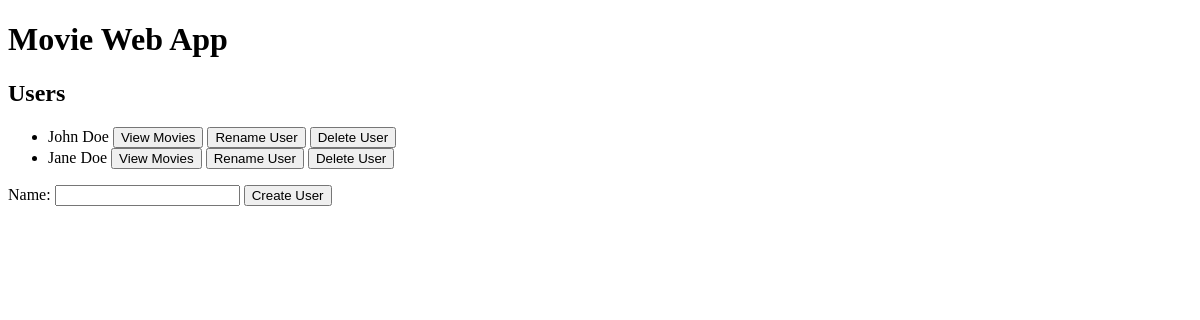
Before: / with the older database file.
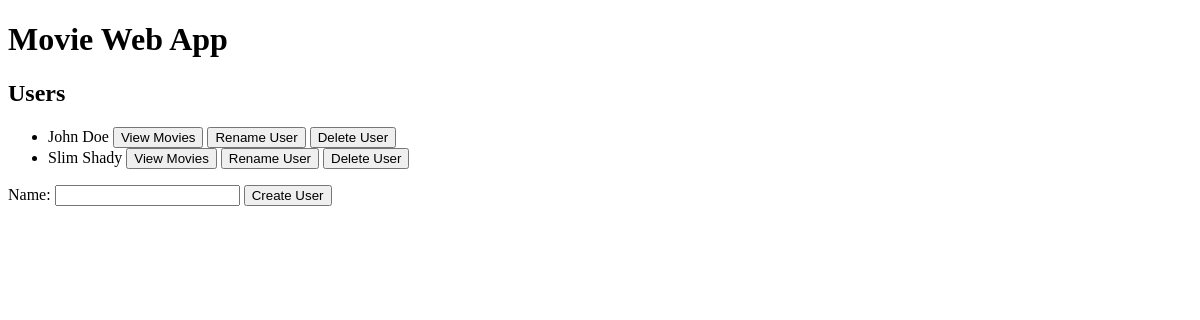
After: the same page with the newer database file.
### models.py (models this page shows)
class User(db.Model):
    __tablename__ = 'users'
    id = db.Column(db.Integer, primary_key=True, autoincrement=True)
    name = db.Column(db.String(99), nullable=False)
    movies = db.relationship('Movie', secondary=user_movies, backref='users',
                             cascade='save-update', passive_deletes=True)

### app.py (the view)
@app.route('/')
def index():
    users = data_manager.get_users()
    return render_template('index.html', users=users)

### data_manager.py (called while the page is built)
    def get_users(self):
        list_of_users = db.session.query(User).all()
        return list_of_users

### templates/index.html (shortened to what this page needs)
{% extends 'base.html' %}
{% block content %}
<h2>Users</h2>
<ul class="user-list">
    {% for user in users %}
    <li class="user-entry">
        {{ user.name }}
        <form method="get"
              action="{{ url_for('get_movies', user_id=user.id) }}"
              style="display:inline">
            <button type="submit" class="btn delete">View Movies</button>
        </form>
        <button type="button" onclick="showRenameForm({{ user.id }}, 'user')">
            Rename User
        </button>
        <form method="post"
              action="{{ url_for('delete_user', user_id=user.id) }}"
              style="display:inline"
              onsubmit="return confirm('Are you sure you want to delete {{ user.name }} and all the movies?');">
            <button type="submit" class="btn delete">Delete User</button>
        </form>
    </li>
    {% endfor %}
</ul>
<form action="{{ url_for('create_user') }}" method="post">
    <label for="name">Name:</label>
    <input type="text" id="name" name="name" required>
    <button type="submit">Create User</button>
</form>
{% endblock %}

### templates/base.html (shortened to what this page needs)
<!DOCTYPE html>
<html lang="en">
<head>
    <link rel="stylesheet" href="{{ url_for('static', filename='style.css') }}">
</head>
<body>
  <h1>Movie Web App</h1>
  <main class="container">
      {% block content %}{% endblock %}
  </main>
</body>
</html>

Changed rows visible on the page:
changed User: name "Jane Doe" → "Slim Shady"
